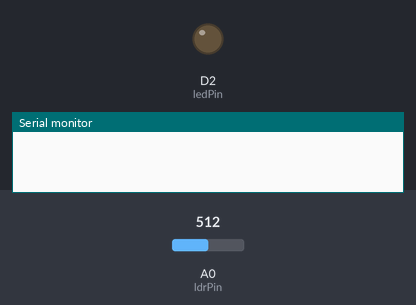
A sketch run on a simulated ESP8266 (NodeMCU). Shown: output pins drawn as LEDs (lit = HIGH), the last lines printed to the serial monitor. The test bench sets the inputs (shaded band); at power-on: A0 (ldrPin) = 512. WiFi joins after 1.5 s; servers stay silent unless stated.

Above: at 0.1 s.
At 1.9 s:
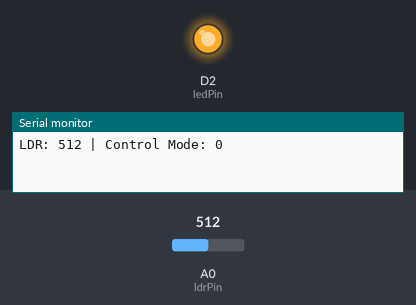
Timing chart, 0 to 3.4 s (numbered marks = the images above):
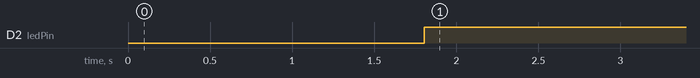

The sketch:

microprossor.ino
```cpp
// #define BLYNK_TEMPLATE_ID "TMPL6ZoMOOwRd"
// #define BLYNK_TEMPLATE_NAME "Smart Plant Light"
// #define BLYNK_AUTH_TOKEN "Hi13wruc_olRgH7qxzHtLpZ6mL1J_b40"

// #include <ESP8266WiFi.h>
// #include <BlynkSimpleEsp8266.h>

// // Wi-Fi credentials
// // char ssid[] = "Da54";
// // char pass[] = "12345678h";
// char ssid[] = "Meemifti";
// char pass[] = "A00008888b";

// // Pins and threshold
// const int ldrPin = A0;
// const int ledPin = D2;
// const int threshold = 600;

// int manualControl = 0; // This changes when you press the Blynk button

// // Read value from phone (manual ON/OFF override)
// BLYNK_WRITE(V1) {
//   manualControl = param.asInt(); // 1 = ON, 0 = AUTO mode
// }

// void setup() {
//   Serial.begin(9600);
//   pinMode(ledPin, OUTPUT);

//   Blynk.begin(BLYNK_AUTH_TOKEN, ssid, pass);
//   Serial.println("Setup done. Connecting to Wi-Fi...");
// }

// void loop() {
//   Blynk.run();

//   int ldrValue = analogRead(ldrPin);

//   Serial.print("LDR Value: ");
//   Serial.print(ldrValue);
//   Serial.print(" | ManualControl: ");
//   Serial.println(manualControl);

//   if (manualControl == 1) {
//     // Force ON
//     digitalWrite(ledPin, HIGH);
//   } else {
//     // Auto mode
//     if (ldrValue < threshold) {
//       digitalWrite(ledPin, HIGH);
//     } else {
//       digitalWrite(ledPin, LOW);
//     }
//   }

//   delay(500);
// }
#define BLYNK_TEMPLATE_ID "TMPL6ZoMOOwRd"
#define BLYNK_TEMPLATE_NAME "Smart Plant Light"
#define BLYNK_AUTH_TOKEN "Hi13wruc_olRgH7qxzHtLpZ6mL1J_b40"

#include <ESP8266WiFi.h>
#include <BlynkSimpleEsp8266.h>

// Wi-Fi credentials
// char ssid[] = "Da54";
// char pass[] = "12345678h";
char ssid[] = "Meemifti";
char pass[] = "A00008888b";

// Pins and threshold
const int ldrPin = A0;
const int ledPin = D2;
const int threshold = 600;

int manualControl = 0; // 0 = Auto, 1 = Force OFF, 2 = Force ON

// Read value from phone (manual override)
BLYNK_WRITE(V1) {
  manualControl = param.asInt();
}

void setup() {
  Serial.begin(9600);
  pinMode(ledPin, OUTPUT);
  Blynk.begin(BLYNK_AUTH_TOKEN, ssid, pass);
}

void loop() {

  Blynk.run();


  int ldrValue = analogRead(ldrPin);
  Blynk.virtualWrite(V2, ldrValue);
  Serial.print("LDR: ");
  Serial.print(ldrValue);
  Serial.print(" | Control Mode: ");
  Serial.println(manualControl);

  if (manualControl == 2) {
    // Manual ON
    digitalWrite(ledPin, HIGH);
  } else if (manualControl == 1) {
    // Manual OFF
    digitalWrite(ledPin, LOW);
  } else {
    // Auto Mode
    if (ldrValue < threshold) {
      digitalWrite(ledPin, HIGH);
    } else {
      digitalWrite(ledPin, LOW);
    }
  }

  delay(500);
}
```

Measured:
- by itself, D2 (ledPin): LOW → HIGH at 1.8 s
